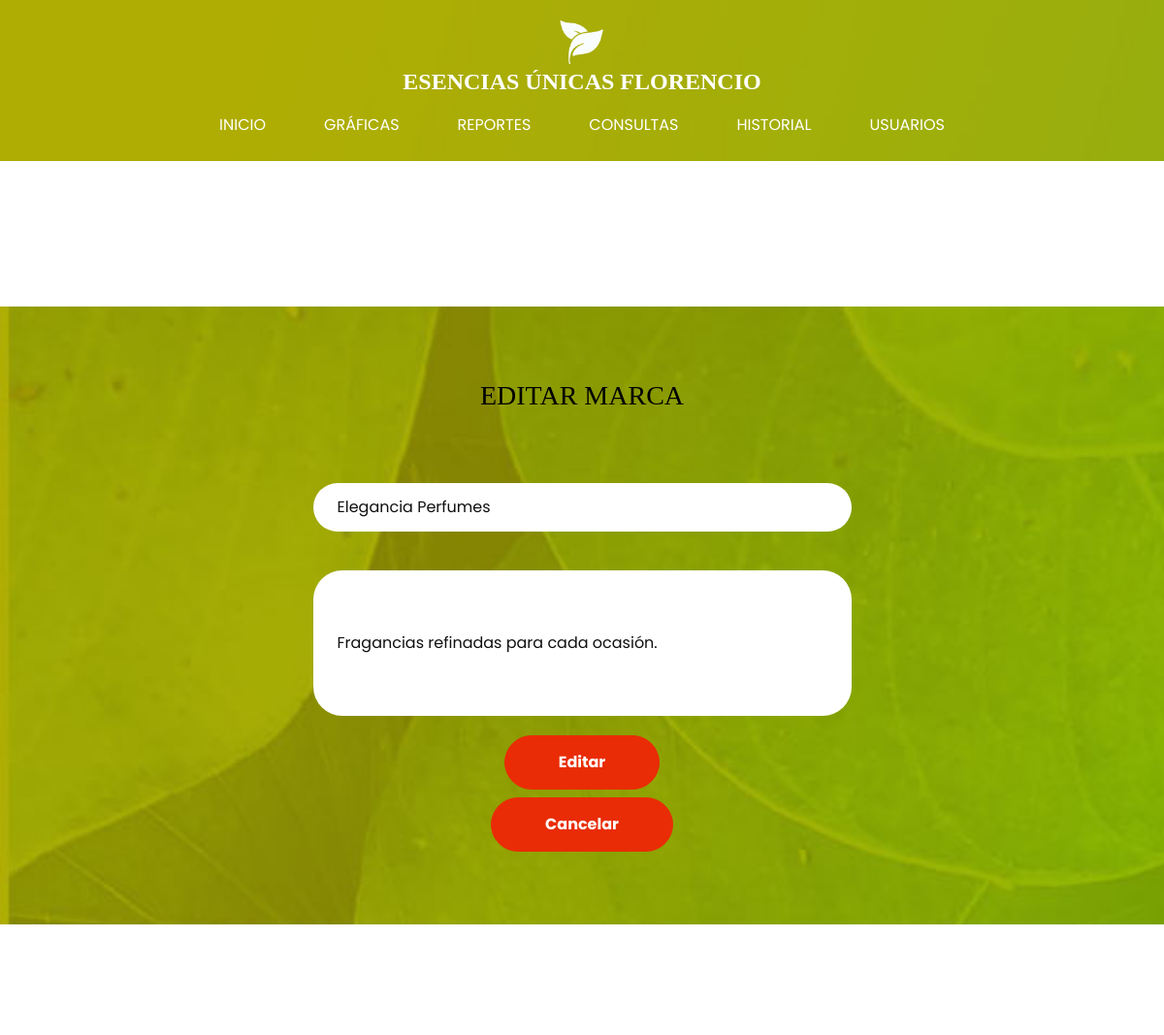
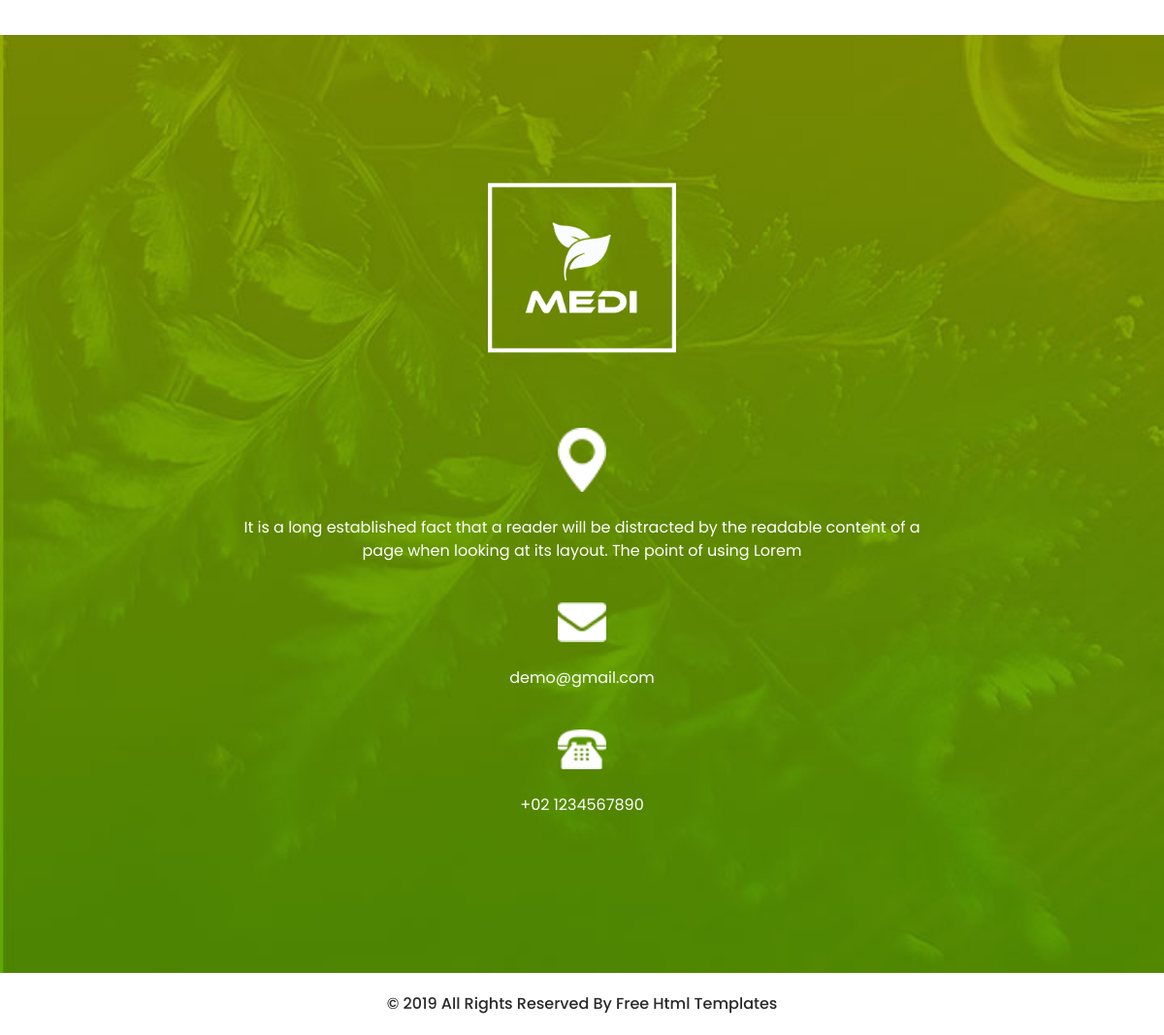
The app's page /verMarca.php?id=1 with its own data (2 pictures, top to bottom).
### tables this page shows
CREATE TABLE `marcas_t` (
  `ID_M` int(11) NOT NULL,
  `NOMBRE_M` varchar(200) DEFAULT NULL,
  `DESCRIPCION_M` varchar(200) DEFAULT NULL,
  `FECHA_ALTA_M` datetime DEFAULT NULL,
  `ESTATUS_M` int(11) DEFAULT NULL
);

### verMarca.php (the view, shortened to what this page needs)
<!DOCTYPE html>
<html>
<head>
  <link rel="stylesheet" type="text/css"
    href="https://cdnjs.cloudflare.com/ajax/libs/OwlCarousel2/2.1.3/assets/owl.carousel.min.css" />
  <link rel="stylesheet" type="text/css" href="css/bootstrap.css" />
  <link href="css/style.css" rel="stylesheet" />
  <link href="css/responsive.css" rel="stylesheet" />
</head>
<body class="sub_page">
    <?php
        include 'conn.php';
        $id = $_GET['id'];
        $sql = "SELECT ID_M, NOMBRE_M, DESCRIPCION_M FROM MARCAS_T WHERE ID_M = $id";
        $resultado = mysqli_fetch_assoc(mysqli_query($conn, $sql));
    ?>
  <div class="hero_area">
    <header class="header_section">
      <div class="container-fluid">
        <nav class="navbar navbar-expand-lg custom_nav-container pt-3">
          <a class="navbar-brand" href="index.html">
            <img src="images/logo.png" alt="" />
            <span>
              Esencias Únicas Florencio
            </span>
          </a>
          <div class="collapse navbar-collapse" id="navbarSupportedContent">
            <div class="d-flex ml-auto flex-column flex-lg-row align-items-center">
              <ul class="navbar-nav  ">
                <li class="nav-item active">
                  <a class="nav-link" href="inicio.php">Inicio <span class="sr-only">(current)</span></a>
                </li>
                <li class="nav-item">
                  <a class="nav-link" href="graficas.php"> Gráficas </a>
                </li>
                <li class="nav-item">
                  <a class="nav-link" href="reportes.php"> Reportes </a>
                </li>
                <li class="nav-item">
                  <a class="nav-link" href="consultas.php"> Consultas </a>
                </li>
                <li class="nav-item">
                  <a class="nav-link" href="historial.php"> Historial </a>
                </li>
                <li class="nav-item">
                  <a class="nav-link" href="usuarios.php">Usuarios</a>
                </li>
              </ul>
            </div>
          </div>
        </nav>
      </div>
    </header>
  </div>
  <section class="product_section layout_padding">
    </section>
    <section class="contact_section layout_padding">
      <div class="custom_heading-container">
        <h3 class="text-center " style="color: black;">
          EDITAR MARCA
        </h3>
      </div>
      <div class="container layout_padding2-top">
        <div class="row">
          <div class="col-md-6 mx-auto">
            <form action="" method="POST">
            <div>
                <input id="txtNombre" name="txtNombre" type="text" placeholder="Nombre" value="<?php echo "{$resultado['NOMBRE_M']}";?>">
              </div>
              <div>
                <input id="txtDescripcion" name="txtDescripcion" type="text" class="message-box" placeholder="Descripción" value="<?php echo "{$resultado['DESCRIPCION_M']}";?>">
              </div>
              <div class="d-flex justify-content-center mb-2">
                <button type="submit" id="btnAgregar" name="btnAgregar">
                  Editar
                </button>
              </div>
              <div class="d-flex justify-content-center ">
                <button type="submit" id="btnCancelar" name="btnCancelar">
                  Cancelar
                </button>
              </div>
            </form>
          </div>
        </div>
      </div>
    </section>
    <section class="product_section layout_padding">
    </section>
    <?php
      include 'footer.php'
    ?>
</body>
</html>

### css/style.css (style rules this page uses)
h1, h2, h3 { font-family: "Ethnocentric"; }
body { font-family: "poppins", sans-serif; color: #101010; background-color: #ffffff; }
.layout_padding { padding: 75px 0; }
.layout_padding2-top { padding-top: 45px; }
.hero_area { height: 98vh; background-image: url(../images/hero.jpg); background-size: cover; background-attachment: fixed; }
.sub_page .hero_area { height: auto; }
.header_section .container-fluid { padding-right: 25px; padding-left: 25px; }
.custom_nav-container.navbar-expand-lg .navbar-nav .nav-link { padding: 10px 30px; color: #ffffff; text-align: center; text-transform: uppercase; }
a, a:hover, a:focus { text-decoration: none; }
.navbar-brand, .navbar-brand:hover { text-transform: uppercase; font-weight: bold; font-size: 24px; color: #fafcfd; }
.navbar-brand { display: -webkit-box; display: -ms-flexbox; display: flex; -webkit-box-align: center; -ms-flex-align: center; align-items: center; -webkit-box-orient: vertical; -webkit-box-direction: normal; -ms-flex-direction: column; flex-direction: column; align-items: center; margin-right: 0; }
.navbar-brand img { width: 45px; }
.navbar-brand span { font-size: 24px; font-weight: 700; color: #ffffff; font-family: "Ethnocentric"; }
.custom_nav-container { z-index: 99999; padding: 15px 0; -webkit-box-orient: vertical; -webkit-box-direction: normal; -ms-flex-direction: column; flex-direction: column; -webkit-box-align: center; -ms-flex-align: center; align-items: center; }
.contact_section { color: #fff; background: url(../images/contact-bg.jpg); background-size: cover; background-repeat: no-repeat; background-attachment: fixed; }
.contact_section input { width: 100%; border: 0; height: 50px; border-radius: 30px; margin: 20px 0; padding-left: 25px; background-color: #ffffff; outline: none; color: #101010; }
.contact_section input::placeholder { color: #131313; }
.contact_section input.message-box { height: 150px; }
.contact_section button { background-color: #e92c06; padding: 15px 55px; outline: none; border: none; border-radius: 30px; border: 1px solid #e92c06; color: #fff; font-weight: bold; }

### css/responsive.css (style rules this page uses)
@media (min-width: 1200px) { .container { max-width: 1170px; } }

### records on screen
marcas_t: txtNombre "Elegancia Perfumes", txtDescripcion "Fragancias refinadas para cada ocasión."
